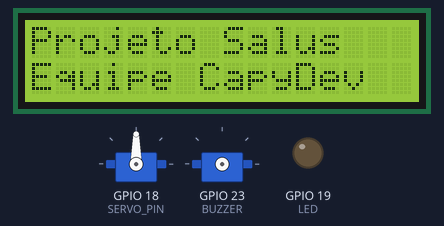
The sketch below on a simulated ESP32. Shown: 2 × servo, 16×2 character LCD, output pins drawn as LEDs (lit = HIGH). Wiring (inferred from the names in the program): servo: signal GPIO 23. Servo pulses on a pin are drawn as a servo (544–2400 µs = 0–180°); pins used as bus, display or sensor lines are not drawn.

Above: at 0.1 s.
At 2.3 s:
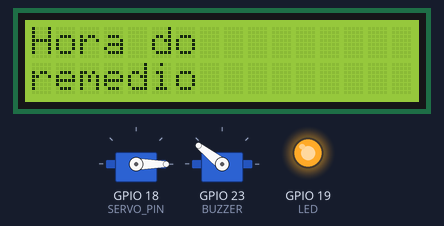
At 8.3 s:
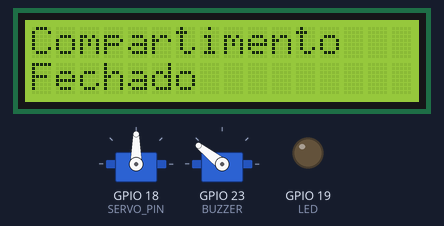
At 13.4 s:
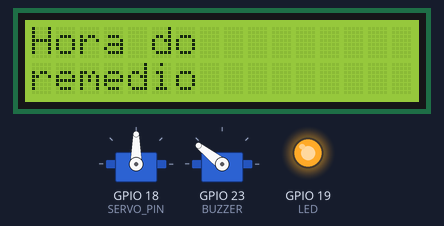
Timing chart, 0 to 37.4 s (numbered marks = the images above):
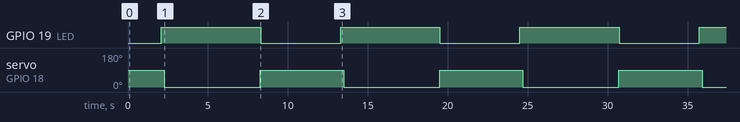

Measured:
- by itself, GPIO 19 (LED): alternates HIGH for 6.2 s and LOW for 5.0 s
- by itself, servo on GPIO 18 (SERVO_PIN): alternates 90° for 5.2 s and 0° for 6.0 s
- what the display in image 1 shows lasts 6.2 s, from 2.1 s to 8.3 s
- what the display in image 2 shows lasts 5.0 s, from 8.3 s to 13.3 s

The sketch:

salusDisk.ino
```cpp
#include <Wire.h>                  // Comunicação I2C
#include <LiquidCrystal_I2C.h>     // Biblioteca do LCD I2C
#include <ESP32Servo.h>            // Biblioteca do servo motor

// =========================
// CONFIGURAÇÃO DO LCD
// =========================

// Endereço I2C do LCD
// Se não funcionar, tente trocar 0x27 por 0x3F
LiquidCrystal_I2C lcd(0x27, 16, 2);

// =========================
// CONFIGURAÇÃO DO SERVO
// =========================

// Cria objeto do servo
Servo servo;

// =========================
// DEFINIÇÃO DOS PINOS
// =========================

#define BUZZER 23       // Buzzer conectado no GPIO 23
#define LED 19          // LED conectado no GPIO 19
#define SERVO_PIN 18    // Servo conectado no GPIO 18

// =========================
// SETUP
// =========================

void setup() {

  // Inicia comunicação serial
  Serial.begin(115200);

  // Define os pinos I2C do ESP32
  // SDA = 21
  // SCL = 22
  Wire.begin(21, 22);

  // Conecta o servo ao GPIO definido
  servo.attach(SERVO_PIN);

  // Compartimento começa FECHADO
  // 90 graus = fechado
  servo.write(90);

  // Configura buzzer e LED como saída
  pinMode(BUZZER, OUTPUT);
  pinMode(LED, OUTPUT);

  // Inicializa LCD
  lcd.init();

  // Liga iluminação do LCD
  lcd.backlight();

  // =========================
  // TELA INICIAL
  // =========================

  lcd.setCursor(0,0);
  lcd.print("Projeto Salus");

  lcd.setCursor(0,1);
  lcd.print("Equipe CapyDev");

  // Espera 2 segundos
  delay(2000);

  // Limpa LCD
  lcd.clear();

  // Garante novamente que inicia fechado
  servo.write(90);
}

// =========================
// LOOP PRINCIPAL
// =========================

void loop() {

  // =========================
  // ALERTA VISUAL
  // =========================

  // Liga LED
  digitalWrite(LED, HIGH);

  // =========================
  // LCD - MENSAGEM
  // =========================

  lcd.setCursor(0,0);
  lcd.print("Hora do");

  lcd.setCursor(0,1);
  lcd.print("remedio");

  // =========================
  // ALERTA SONORO
  // =========================

  // Bip suave
  for(int i = 0; i < 10; i++) {

    // Liga buzzer
    digitalWrite(BUZZER, HIGH);

    // Espera 2ms
    delay(2);

    // Desliga buzzer
    digitalWrite(BUZZER, LOW);

    // Espera 15ms
    delay(15);
  }

  // =========================
  // ABRE COMPORTA
  // =========================

  // 0 graus = aberto
  servo.write(0);

  // Tempo para o remédio cair
  delay(6000);

  // =========================
  // FECHA COMPORTA
  // =========================

  // 90 graus = fechado
  servo.write(90);

  // =========================
  // LCD - STATUS
  // =========================

  lcd.clear();

  lcd.setCursor(0,0);
  lcd.print("Compartimento");

  lcd.setCursor(0,1);
  lcd.print("Fechado");

  // =========================
  // DESLIGA LED
  // =========================

  digitalWrite(LED, LOW);

  // Espera antes de repetir
  delay(5000);

  // Limpa LCD
  lcd.clear();
}
```
